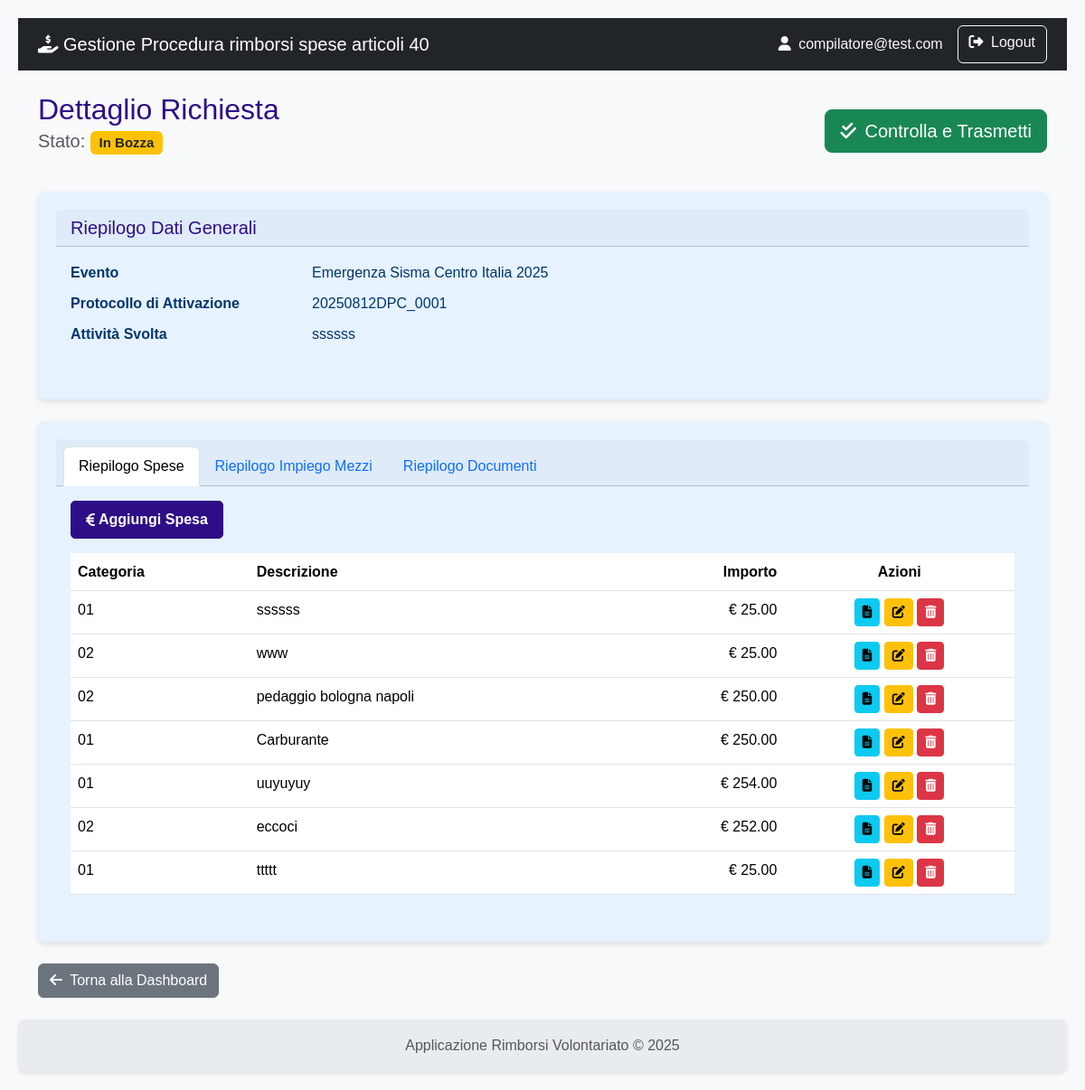
Page /richiesta/dettaglio/4 (signed in) on the committed database.
### rimborsi/models.py (models this page shows)
class User(db.Model, UserMixin):
    id = db.Column(db.Integer, primary_key=True)
    username = db.Column(db.String(80), nullable=False)
    email = db.Column(db.String(120), nullable=False)
    password_hash = db.Column(db.String(120), nullable=False)
    role = db.Column(db.String(20), nullable=False)
    organizzazioni = db.relationship('Organizzazione', secondary=associazione_utente_organizzazione, back_populates='utenti_compilatori')
    __table_args__ = (
        db.UniqueConstraint('username', name='uq_user_username'),
        db.UniqueConstraint('email', name='uq_user_email'),
    )

class Evento(db.Model):
    id = db.Column(db.Integer, primary_key=True)
    protocollo_attivazione = db.Column(db.String(50), unique=True)
    nome = db.Column(db.String(100), nullable=False)
    descrizione = db.Column(db.Text)
    tipologia = db.Column(db.String(1), nullable=False)
    data_inizio = db.Column(db.Date)
    data_fine = db.Column(db.Date)
    richieste = db.relationship('Richiesta', backref='evento', lazy=True)
    __table_args__ = (db.UniqueConstraint('protocollo_attivazione', name='uq_evento_protocollo_attivazione'),)

class Richiesta(db.Model):
    id = db.Column(db.Integer, primary_key=True)
    stato = db.Column(db.String(1), default='A', nullable=False)
    esito = db.Column(db.String(1))
    attivita_svolta = db.Column(db.Text)
    data_inizio_attivita = db.Column(db.Date)
    data_fine_attivita = db.Column(db.Date)
    numero_volontari_coinvolti = db.Column(db.Integer)
    data_creazione = db.Column(db.DateTime, default=datetime.utcnow)
    data_invio = db.Column(db.DateTime)
    protocollo_invio = db.Column(db.String(50), nullable=True)
    note_istruttoria = db.Column(db.Text, nullable=True)
    data_fine_istruttoria = db.Column(db.DateTime)
    protocollo_istruttoria = db.Column(db.String(50), nullable=True)
    evento_id = db.Column(db.Integer, db.ForeignKey('evento.id'), nullable=False)
    organizzazione_id = db.Column(db.Integer, db.ForeignKey('organizzazione.id'), nullable=False)
    impieghi = db.relationship('ImpiegoMezzoAttrezzatura', backref='richiesta', lazy=True, cascade="all, delete-orphan")
    spese = db.relationship('Spesa', backref='richiesta', lazy=True, cascade="all, delete-orphan")
    __table_args__ = (
        db.UniqueConstraint('protocollo_invio', name='uq_richiesta_protocollo_invio'),
        db.UniqueConstraint('protocollo_istruttoria', name='uq_richiesta_protocollo_istruttoria'),
    )

class Spesa(db.Model):
    id = db.Column(db.Integer, primary_key=True)
    data_spesa = db.Column(db.Date, nullable=False)
    categoria = db.Column(db.String(1), nullable=False)
    descrizione_spesa = db.Column(db.String(250))
    importo_richiesto = db.Column(db.Float, nullable=False)
    importo_approvato = db.Column(db.Float)
    note_istruttoria = db.Column(db.Text)
    richiesta_id = db.Column(db.Integer, db.ForeignKey('richiesta.id'), nullable=False)
    documenti = db.relationship('DocumentoSpesa', backref='spesa', lazy=True, cascade="all, delete-orphan")
    impiego_id = db.Column(db.Integer, db.ForeignKey('impiego_mezzo_attrezzatura.id'), nullable=True)

### rimborsi/richiesta/routes.py (the view)
@richiesta_bp.route('/dettaglio/<int:richiesta_id>')
@login_required
def dettaglio_richiesta(richiesta_id):
    richiesta = Richiesta.query.get_or_404(richiesta_id)
    return render_template('richiesta/dettaglio_richiesta.html', richiesta=richiesta)

### rimborsi/models.py (called while the page is built)
    def get_tipo_documento_display(self):
        tipo = {
            'A': 'Scontrino',
            'B': 'Fattura',
            'C': 'Autorizzazione',
            'D': 'Attestazione Danno'
        }
        return tipo.get(self.tipo_documento, self.tipo_documento)

    @property
    def km_totali(self):
        if self.km_partenza is not None and self.km_arrivo is not None:
            return self.km_arrivo - self.km_partenza
        return 0

### rimborsi/templates/richiesta/dettaglio_richiesta.html (shortened to what this page needs)
{% extends 'base.html' %}
{% block content %}
    <div class="d-flex justify-content-between align-items-center mb-4">
        <div>
            <h2 class="mb-0">Dettaglio Richiesta</h2>
            <p class="lead text-muted">
                Stato:
                {% if richiesta.stato == 'A' %}
                    <span class="badge bg-warning text-dark">In Bozza</span>
                {% elif richiesta.stato == 'B' %}
                    <span class="badge bg-info">In Istruttoria</span>
                {% elif richiesta.stato == 'C' %}
                    <span class="badge bg-success">Istruita</span>
                {% endif %}
            </p>
        </div>
        <div>
             {% if richiesta.stato == 'A' %}
            <a href="{{ url_for('richiesta.controlla_richiesta', richiesta_id=richiesta.id) }}" class="btn btn-success btn-lg" title="Vai alla pagina di controllo finale">
            <i class="fas fa-check-double me-1"></i> Controlla e Trasmetti
            </a>
            {% endif %}
        </div>
    </div>
    <div class="card shadow-sm mb-4">
        <div class="card-header"><h5 class="mb-0">Riepilogo Dati Generali</h5></div>
        <div class="card-body">
            <dl class="row">
                <dt class="col-sm-3">Evento</dt>
                <dd class="col-sm-9">{{ richiesta.evento.nome }}</dd>
                <dt class="col-sm-3">Protocollo di Attivazione</dt>
                <dd class="col-sm-9">{{ richiesta.evento.protocollo_attivazione }}</dd>
                <dt class="col-sm-3">Attività Svolta</dt>
                <dd class="col-sm-9">{{ richiesta.attivita_svolta }}</dd>
            </dl>
        </div>
    </div>
    <div class="card shadow-sm">
        <div class="card-header">
            <ul class="nav nav-tabs card-header-tabs">
                <li class="nav-item">
                    <a class="nav-link active" data-bs-toggle="tab" href="#tab-spese">Riepilogo Spese</a>
                </li>
                <li class="nav-item">
                    <a class="nav-link" data-bs-toggle="tab" href="#tab-impieghi">Riepilogo Impiego Mezzi</a>
                </li>
                <li class="nav-item">
                    <a class="nav-link" data-bs-toggle="tab" href="#tab-documenti">Riepilogo Documenti</a>
                </li>
            </ul>
        </div>
        <div class="card-body">
            <div class="tab-content">
                <div class="tab-pane fade show active" id="tab-spese">
                     {% if richiesta.stato == 'A' %}
                    <a href="{{ url_for('richiesta.crea_spesa', richiesta_id=richiesta.id) }}" class="btn btn-primary mb-3">
                        <i class="fas fa-euro-sign me-1"></i> Aggiungi Spesa
                    </a>
                    {% endif %}
                    <table class="table table-hover">
                        <thead>
                            <tr>
                                <th>Categoria</th>
                                <th>Descrizione</th>
                                <th class="text-end">Importo</th>
                                <th class="text-center">Azioni</th>
                            </tr>
                        </thead>
                        <tbody>
                            {% for spesa in richiesta.spese %}
                            <tr>
                                <td>{{ spesa.categoria }}</td>
                                <td>{{ spesa.descrizione_spesa }}</td>
                                <td class="text-end">&euro; {{ "%.2f"|format(spesa.importo_richiesto) }}</td>
                                <td class="text-center">
                                     <a href="{{ url_for('richiesta.lista_documenti', spesa_id=spesa.id) }}" class="btn btn-info btn-sm" title="Gestisci documenti">
                                         <i class="fas fa-file-alt"></i>
                                      </a>
                                       <a href="{{ url_for('richiesta.modifica_spesa', richiesta_id=richiesta.id, spesa_id=spesa.id) }}" class="btn btn-warning btn-sm" title="Modifica spesa">
                                            <i class="fas fa-edit"></i>
                                       </a>
                                        <form action="{{ url_for('richiesta.cancella_spesa', richiesta_id=richiesta.id, spesa_id=spesa.id) }}" method="POST" style="display:inline;">
                                            <button type="submit" class="btn btn-danger btn-sm" title="Cancella spesa" onclick="return confirm('Sei sicuro di voler cancellare questa spesa?');">
                                                <i class="fas fa-trash-alt"></i>
                                            </button>
                                        </form>
                                </td>
                            </tr>
                            {% else %}
                            <tr><td colspan="4" class="text-center text-muted">Nessuna spesa inserita.</td></tr>
                            {% endfor %}
                        </tbody>
                    </table>
                </div>
            </div>
        </div>
    </div>
    <div class="mt-4">
        <a href="{{ url_for('main.dashboard') }}" class="btn btn-secondary">
            <i class="fas fa-arrow-left me-1"></i> Torna alla Dashboard
        </a>
    </div>
{% endblock %}

### rimborsi/templates/base.html (shortened to what this page needs)
<!doctype html>
<html lang="it" class="h-100">
<head>
    <link href="https://cdn.jsdelivr.net/npm/bootstrap@5.3.3/dist/css/bootstrap.min.css" rel="stylesheet" xintegrity="sha384-QWTKZyjpPEjISv5WaRU9OFeRpok6YctnYmDr5pNlyT2bRjXh0JMhjY6hW+ALEwIH">
    <link rel="stylesheet" href="https://cdnjs.cloudflare.com/ajax/libs/font-awesome/6.5.2/css/all.min.css" xintegrity="sha512-SnH5WK+bZxgPHs44uWIX+LLJAJ9/2PkPKZ5QiAj6Ta86w+fsb2TkcmfRyVX3pBnMFcV7oQPJkl9QevSCWr3W6A==" />
    <link rel="stylesheet" href="{{ url_for('static', filename='css/styles.css') }}">
</head>
<body>
    <nav class="navbar navbar-expand-lg navbar-dark bg-dark">
        <div class="container">
            <a class="navbar-brand" href="{{ url_for('auth.index') }}">
                <i class="fas fa-hand-holding-dollar"></i>
                Gestione Procedura rimborsi spese articoli 40
            </a>
            <div class="collapse navbar-collapse" id="navbarNav">
                <div class="d-flex ms-auto">
                    {% if current_user.is_authenticated %}
                        <span class="navbar-text me-3 text-light">
                            <i class="fas fa-user me-1"></i> {{ current_user.email }}
                        </span>
                        <a href="{{ url_for('auth.logout') }}" class="btn btn-outline-light">
                            <i class="fas fa-sign-out-alt me-1"></i> Logout
                        </a>
                    {% else %}
                        <a href="{{ url_for('auth.registrati') }}" class="btn btn-outline-light me-2">Registrati</a>
                        <a href="{{ url_for('auth.login') }}" class="btn btn-outline-light">Login</a>
                    {% endif %}
                </div>
            </div>
        </div>
    </nav>
    <main class="container my-4">
        {% block content %}{% endblock %}
    </main>
    <footer class="footer mt-auto py-3">
        <div class="container text-center">
            <span class="text-muted">Applicazione Rimborsi Volontariato &copy; 2025</span>
        </div>
    </footer>
</body>
</html>

### rimborsi/static/css/styles.css (style rules this page uses)
:root { --color-primary: #2e0e86; --color-primary-hover: #142fca; --color-text-light: #ffffff; --color-card-bg: #e6f2ff; --color-card-text: #00366d; --color-bg: #f4f4f4; --color-text-dark: #333; --color-link: #0055a4; --border-radius: 8px; --box-shadow: 0 2px 4px rgba(0, 0, 0, 0.1); --box-shadow-card: 0 3px 6px rgba(0, 0, 0, 0.1); --transition-standard: all 0.3s ease; }
body { font-family: Arial, sans-serif; background-color: var(--color-bg); color: var(--color-text-dark); margin: 0; padding: 20px; line-height: 1.6; }
h1, h2, h3, h4, h5, h6 { color: var(--color-primary); margin-top: 0; }
a { color: var(--color-link); text-decoration: none; }
.btn-primary { background-color: var(--color-primary) !important; border-color: var(--color-primary) !important; color: var(--color-text-light) !important; font-weight: bold !important; text-decoration: none !important; display: inline-flex !important; align-items: center !important; justify-content: center !important; padding: 0.5rem 1rem !important; border-radius: 5px !important; transition: var(--transition-standard) !important; cursor: pointer; }
.btn-primary i { margin-right: 0.25rem !important; }
.card { flex: 1; background-color: var(--color-card-bg); color: var(--color-card-text); border-radius: var(--border-radius); padding: 20px; box-shadow: var(--box-shadow-card); transition: transform 0.2s ease-in-out; border: none; }
.card-body i { transition: var(--transition-standard); }
.shadow-sm { box-shadow: var(--box-shadow-card) !important; }
.text-center { text-align: center; }
.footer { display: flex; justify-content: left; gap: 20px; background-color: var(--color-primary); padding: 15px 20px; border-radius: var(--border-radius); margin-top: 20px; box-shadow: var(--box-shadow); }

### rimborsi/templates/base.html (style rules this page uses)
body { display: flex; flex-direction: column; min-height: 100vh; background-color: #f8f9fa; }
main { flex: 1; }
.footer { background-color: #e9ecef; }

### rows in the picture
User: email "compilatore@test.com"
Evento: evento.nome "Emergenza Sisma Centro Italia 2025", evento.protocollo_attivazione "20250812DPC_0001"
Richiesta: attivita_svolta "ssssss"
Spesa: categoria "01", descrizione_spesa "ssssss", importo_richiesto "25.00"
Spesa: categoria "02", descrizione_spesa "www", importo_richiesto "25.00"
Spesa: categoria "02", descrizione_spesa "pedaggio bologna napoli", importo_richiesto "250.00"
Spesa: categoria "01", descrizione_spesa "Carburante", importo_richiesto "250.00"
Spesa: categoria "01", descrizione_spesa "uuyuyuy", importo_richiesto "254.00"
Spesa: categoria "02", descrizione_spesa "eccoci", importo_richiesto "252.00"
Spesa: categoria "01", descrizione_spesa "ttttt", importo_richiesto "25.00"
